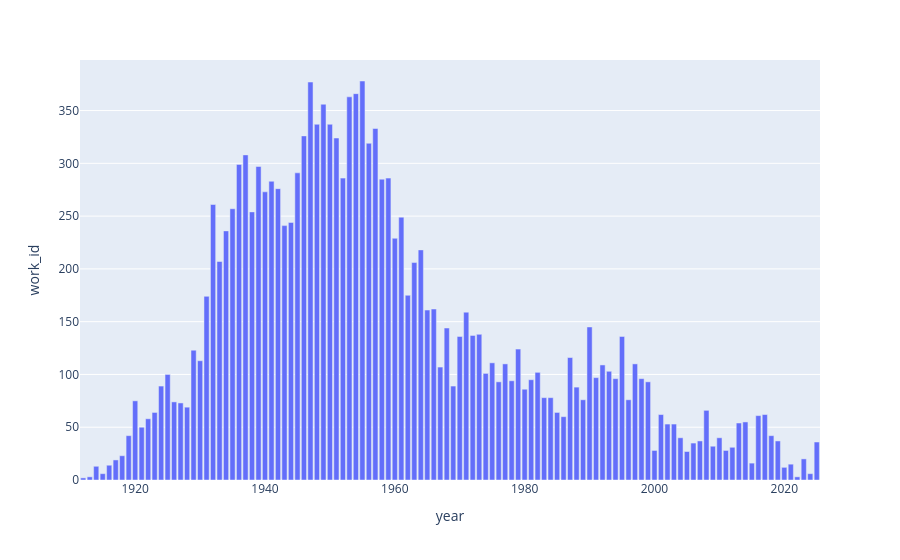

The notebook cell this image was saved under:
### Code cell
fig = px.bar(g, x='year', y='work_id')
fig.show()

### Figure 1 — Plotly figure (JSON) as saved in the notebook; plotly's stock layout.template omitted (floating-point values rounded to 4 significant figures)
{"data": [{"hovertemplate": "year=%{x}<br>work_id=%{y}<extra></extra>", "legendgroup": "", "marker": {"color": "#636efa", "pattern": {"shape": ""}}, "name": "", "orientation": "v", "showlegend": false, "textposition": "auto", "type": "bar", "x": [1912, 1913, 1914, 1915, 1916, 1917, 1918, 1919, 1920, 1921, 1922, 1923, 1924, 1925, 1926, 1927, 1928, 1929, 1930, 1931, 1932, 1933, 1934, 1935, 1936, 1937, 1938, 1939, 1940, 1941, 1942, 1943, 1944, 1945, 1946, 1947, 1948, 1949, 1950, 1951, 1952, 1953, 1954, 1955, 1956, 1957, 1958, 1959, 1960, 1961, 1962, 1963, 1964, 1965, 1966, 1967, 1968, 1969, 1970, 1971, 1972, 1973, 1974, 1975, 1976, 1977, 1978, 1979, 1980, 1981, 1982, 1983, 1984, 1985, 1986, 1987, 1988, 1989, 1990, 1991, 1992, 1993, 1994, 1995, 1996, 1997, 1998, 1999, 2000, 2001, 2002, 2003, 2004, 2005, 2006, 2007, 2008, 2009, 2010, 2011, 2012, 2013, 2014, 2015, 2016, 2017, 2018, 2019, 2020, 2021, 2022, 2023, 2024, 2025], "xaxis": "x", "y": [2, 3, 13, 6, 14, 19, 23, 42, 75, 50, 58, 64, 89, 100, 74, 73, 69, 123, 113, 174, 261, 207, 236, 257, 299, 308, 254, 297, 273, 283, 276, 241, 244, 291, 326, 377, 337, 356, 337, 324, 286, 363, 366, 378, 319, 333, 285, 286, 229, 249, 175, 206, 218, 161, 162, 107, 144, 89, 136, 159, 137, 138, 101, 111, 93, 110, 94, 124, 86, 95, 102, 78, 78, 64, 60, 116, 88, 76, 145, 97, 109, 103, 96, 136, 76, 110, 96, 93, 28, 62, 53, 53, 40, 27, 35, 37, 66, 32, 40, 28, 31, 54, 55, 16, 61, 62, 42, 37, 12, 15, 3, 20, 6, 36], "yaxis": "y"}], "layout": {"barmode": "relative", "legend": {"tracegroupgap": 0}, "margin": {"t": 60}, "xaxis": {"anchor": "y", "domain": [0, 1], "title": {"text": "year"}}, "yaxis": {"anchor": "x", "domain": [0, 1], "title": {"text": "work_id"}}}}
